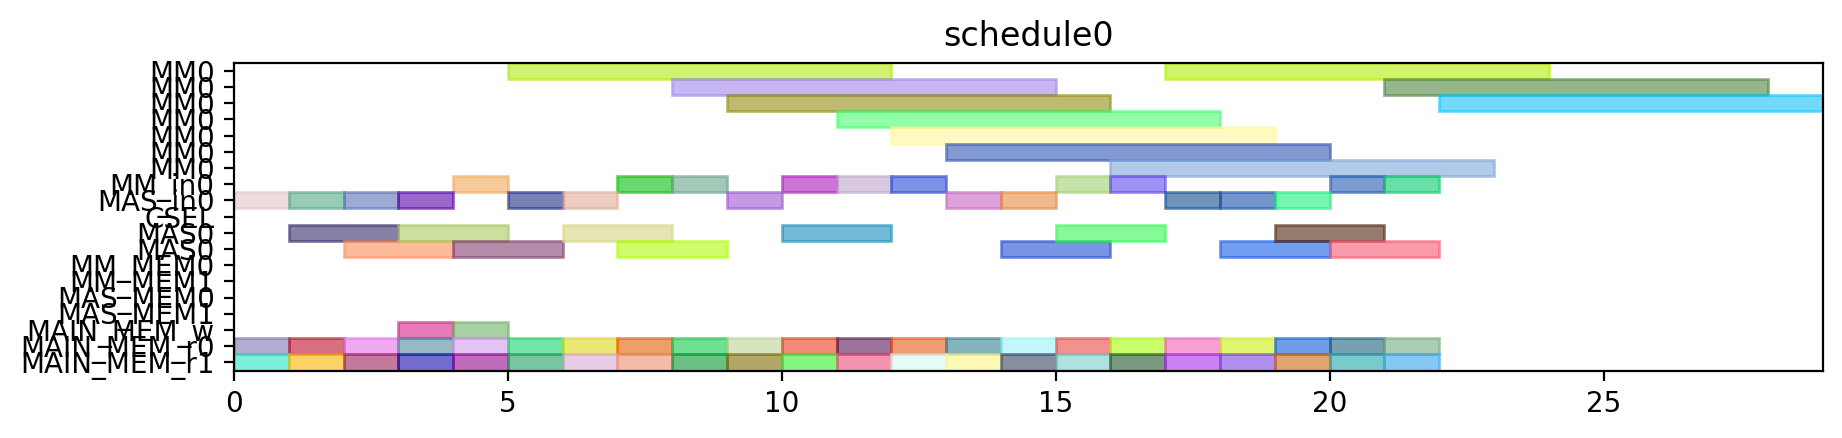

Write the Python code that produced this figure.
from pyschedule import Scenario, solvers, plotters, alt


def solve():
	horizon = 120
	S = Scenario("schedule0", horizon=horizon)

	# resource
	MM = S.Resources('MM', num=1, size=7)
	MM_in = S.Resources('MM_in', num=1)
	MAS_in = S.Resources('MAS_in', num=1)
	CSEL = S.Resource('CSEL')
	MAS = S.Resources('MAS', num=1, size=2, periods=range(1, horizon))
	MM_MEM = S.Resources('MM_MEM', num=2)
	MAS_MEM = S.Resources('MAS_MEM', num=2)
	MAIN_MEM_w = S.Resource('MAIN_MEM_w', size=1)
	MAIN_MEM_r = S.Resources('MAIN_MEM_r', num=2)

	# result of previous scheduling

	# new tasks
	c10_t0 = S.Task('c10_t0', length=7, delay_cost=1)
	c10_t0 += alt(MM)
	c10_t0_in = S.Task('c10_t0_in', length=1, delay_cost=1)
	c10_t0_in += alt(MM_in)
	S += c10_t0_in*MM_in[0]<=c10_t0*MM[0]
	c10_t0_mem0 = S.Task('c10_t0_mem0', length=1, delay_cost=1)
	c10_t0_mem0 += MAIN_MEM_r[0]
	S += c10_t0_mem0 <= c10_t0

	c10_t0_mem1 = S.Task('c10_t0_mem1', length=1, delay_cost=1)
	c10_t0_mem1 += MAIN_MEM_r[1]
	S += c10_t0_mem1 <= c10_t0

	c10_t1 = S.Task('c10_t1', length=7, delay_cost=1)
	c10_t1 += alt(MM)
	c10_t1_in = S.Task('c10_t1_in', length=1, delay_cost=1)
	c10_t1_in += alt(MM_in)
	S += c10_t1_in*MM_in[0]<=c10_t1*MM[0]
	c10_t1_mem0 = S.Task('c10_t1_mem0', length=1, delay_cost=1)
	c10_t1_mem0 += MAIN_MEM_r[0]
	S += c10_t1_mem0 <= c10_t1

	c10_t1_mem1 = S.Task('c10_t1_mem1', length=1, delay_cost=1)
	c10_t1_mem1 += MAIN_MEM_r[1]
	S += c10_t1_mem1 <= c10_t1

	c10_t2 = S.Task('c10_t2', length=2, delay_cost=1)
	c10_t2 += alt(MAS)
	c10_t2_in = S.Task('c10_t2_in', length=1, delay_cost=1)
	c10_t2_in += alt(MAS_in)
	S += c10_t2_in*MAS_in[0]<=c10_t2*MAS[0]

	c10_t2_mem0 = S.Task('c10_t2_mem0', length=1, delay_cost=1)
	c10_t2_mem0 += MAIN_MEM_r[0]
	S += c10_t2_mem0 <= c10_t2

	c10_t2_mem1 = S.Task('c10_t2_mem1', length=1, delay_cost=1)
	c10_t2_mem1 += MAIN_MEM_r[1]
	S += c10_t2_mem1 <= c10_t2

	c10_t3 = S.Task('c10_t3', length=2, delay_cost=1)
	c10_t3 += alt(MAS)
	c10_t3_in = S.Task('c10_t3_in', length=1, delay_cost=1)
	c10_t3_in += alt(MAS_in)
	S += c10_t3_in*MAS_in[0]<=c10_t3*MAS[0]

	c10_t3_mem0 = S.Task('c10_t3_mem0', length=1, delay_cost=1)
	c10_t3_mem0 += MAIN_MEM_r[0]
	S += c10_t3_mem0 <= c10_t3

	c10_t3_mem1 = S.Task('c10_t3_mem1', length=1, delay_cost=1)
	c10_t3_mem1 += MAIN_MEM_r[1]
	S += c10_t3_mem1 <= c10_t3

	c20_t0 = S.Task('c20_t0', length=7, delay_cost=1)
	c20_t0 += alt(MM)
	c20_t0_in = S.Task('c20_t0_in', length=1, delay_cost=1)
	c20_t0_in += alt(MM_in)
	S += c20_t0_in*MM_in[0]<=c20_t0*MM[0]
	c20_t0_mem0 = S.Task('c20_t0_mem0', length=1, delay_cost=1)
	c20_t0_mem0 += MAIN_MEM_r[0]
	S += c20_t0_mem0 <= c20_t0

	c20_t0_mem1 = S.Task('c20_t0_mem1', length=1, delay_cost=1)
	c20_t0_mem1 += MAIN_MEM_r[1]
	S += c20_t0_mem1 <= c20_t0

	c20_t1 = S.Task('c20_t1', length=7, delay_cost=1)
	c20_t1 += alt(MM)
	c20_t1_in = S.Task('c20_t1_in', length=1, delay_cost=1)
	c20_t1_in += alt(MM_in)
	S += c20_t1_in*MM_in[0]<=c20_t1*MM[0]
	c20_t1_mem0 = S.Task('c20_t1_mem0', length=1, delay_cost=1)
	c20_t1_mem0 += MAIN_MEM_r[0]
	S += c20_t1_mem0 <= c20_t1

	c20_t1_mem1 = S.Task('c20_t1_mem1', length=1, delay_cost=1)
	c20_t1_mem1 += MAIN_MEM_r[1]
	S += c20_t1_mem1 <= c20_t1

	c20_t2 = S.Task('c20_t2', length=2, delay_cost=1)
	c20_t2 += alt(MAS)
	c20_t2_in = S.Task('c20_t2_in', length=1, delay_cost=1)
	c20_t2_in += alt(MAS_in)
	S += c20_t2_in*MAS_in[0]<=c20_t2*MAS[0]

	c20_t2_mem0 = S.Task('c20_t2_mem0', length=1, delay_cost=1)
	c20_t2_mem0 += MAIN_MEM_r[0]
	S += c20_t2_mem0 <= c20_t2

	c20_t2_mem1 = S.Task('c20_t2_mem1', length=1, delay_cost=1)
	c20_t2_mem1 += MAIN_MEM_r[1]
	S += c20_t2_mem1 <= c20_t2

	c20_t3 = S.Task('c20_t3', length=2, delay_cost=1)
	c20_t3 += alt(MAS)
	c20_t3_in = S.Task('c20_t3_in', length=1, delay_cost=1)
	c20_t3_in += alt(MAS_in)
	S += c20_t3_in*MAS_in[0]<=c20_t3*MAS[0]

	c20_t3_mem0 = S.Task('c20_t3_mem0', length=1, delay_cost=1)
	c20_t3_mem0 += MAIN_MEM_r[0]
	S += c20_t3_mem0 <= c20_t3

	c20_t3_mem1 = S.Task('c20_t3_mem1', length=1, delay_cost=1)
	c20_t3_mem1 += MAIN_MEM_r[1]
	S += c20_t3_mem1 <= c20_t3

	c01_t0 = S.Task('c01_t0', length=7, delay_cost=1)
	c01_t0 += alt(MM)
	c01_t0_in = S.Task('c01_t0_in', length=1, delay_cost=1)
	c01_t0_in += alt(MM_in)
	S += c01_t0_in*MM_in[0]<=c01_t0*MM[0]
	c01_t0_mem0 = S.Task('c01_t0_mem0', length=1, delay_cost=1)
	c01_t0_mem0 += MAIN_MEM_r[0]
	S += c01_t0_mem0 <= c01_t0

	c01_t0_mem1 = S.Task('c01_t0_mem1', length=1, delay_cost=1)
	c01_t0_mem1 += MAIN_MEM_r[1]
	S += c01_t0_mem1 <= c01_t0

	c01_t1 = S.Task('c01_t1', length=7, delay_cost=1)
	c01_t1 += alt(MM)
	c01_t1_in = S.Task('c01_t1_in', length=1, delay_cost=1)
	c01_t1_in += alt(MM_in)
	S += c01_t1_in*MM_in[0]<=c01_t1*MM[0]
	c01_t1_mem0 = S.Task('c01_t1_mem0', length=1, delay_cost=1)
	c01_t1_mem0 += MAIN_MEM_r[0]
	S += c01_t1_mem0 <= c01_t1

	c01_t1_mem1 = S.Task('c01_t1_mem1', length=1, delay_cost=1)
	c01_t1_mem1 += MAIN_MEM_r[1]
	S += c01_t1_mem1 <= c01_t1

	c01_t2 = S.Task('c01_t2', length=2, delay_cost=1)
	c01_t2 += alt(MAS)
	c01_t2_in = S.Task('c01_t2_in', length=1, delay_cost=1)
	c01_t2_in += alt(MAS_in)
	S += c01_t2_in*MAS_in[0]<=c01_t2*MAS[0]

	c01_t2_mem0 = S.Task('c01_t2_mem0', length=1, delay_cost=1)
	c01_t2_mem0 += MAIN_MEM_r[0]
	S += c01_t2_mem0 <= c01_t2

	c01_t2_mem1 = S.Task('c01_t2_mem1', length=1, delay_cost=1)
	c01_t2_mem1 += MAIN_MEM_r[1]
	S += c01_t2_mem1 <= c01_t2

	c01_t3 = S.Task('c01_t3', length=2, delay_cost=1)
	c01_t3 += alt(MAS)
	c01_t3_in = S.Task('c01_t3_in', length=1, delay_cost=1)
	c01_t3_in += alt(MAS_in)
	S += c01_t3_in*MAS_in[0]<=c01_t3*MAS[0]

	c01_t3_mem0 = S.Task('c01_t3_mem0', length=1, delay_cost=1)
	c01_t3_mem0 += MAIN_MEM_r[0]
	S += c01_t3_mem0 <= c01_t3

	c01_t3_mem1 = S.Task('c01_t3_mem1', length=1, delay_cost=1)
	c01_t3_mem1 += MAIN_MEM_r[1]
	S += c01_t3_mem1 <= c01_t3

	c11_t0 = S.Task('c11_t0', length=7, delay_cost=1)
	c11_t0 += alt(MM)
	c11_t0_in = S.Task('c11_t0_in', length=1, delay_cost=1)
	c11_t0_in += alt(MM_in)
	S += c11_t0_in*MM_in[0]<=c11_t0*MM[0]
	c11_t0_mem0 = S.Task('c11_t0_mem0', length=1, delay_cost=1)
	c11_t0_mem0 += MAIN_MEM_r[0]
	S += c11_t0_mem0 <= c11_t0

	c11_t0_mem1 = S.Task('c11_t0_mem1', length=1, delay_cost=1)
	c11_t0_mem1 += MAIN_MEM_r[1]
	S += c11_t0_mem1 <= c11_t0

	c11_t1 = S.Task('c11_t1', length=7, delay_cost=1)
	c11_t1 += alt(MM)
	c11_t1_in = S.Task('c11_t1_in', length=1, delay_cost=1)
	c11_t1_in += alt(MM_in)
	S += c11_t1_in*MM_in[0]<=c11_t1*MM[0]
	c11_t1_mem0 = S.Task('c11_t1_mem0', length=1, delay_cost=1)
	c11_t1_mem0 += MAIN_MEM_r[0]
	S += c11_t1_mem0 <= c11_t1

	c11_t1_mem1 = S.Task('c11_t1_mem1', length=1, delay_cost=1)
	c11_t1_mem1 += MAIN_MEM_r[1]
	S += c11_t1_mem1 <= c11_t1

	c11_t2 = S.Task('c11_t2', length=2, delay_cost=1)
	c11_t2 += alt(MAS)
	c11_t2_in = S.Task('c11_t2_in', length=1, delay_cost=1)
	c11_t2_in += alt(MAS_in)
	S += c11_t2_in*MAS_in[0]<=c11_t2*MAS[0]

	c11_t2_mem0 = S.Task('c11_t2_mem0', length=1, delay_cost=1)
	c11_t2_mem0 += MAIN_MEM_r[0]
	S += c11_t2_mem0 <= c11_t2

	c11_t2_mem1 = S.Task('c11_t2_mem1', length=1, delay_cost=1)
	c11_t2_mem1 += MAIN_MEM_r[1]
	S += c11_t2_mem1 <= c11_t2

	c11_t3 = S.Task('c11_t3', length=2, delay_cost=1)
	c11_t3 += alt(MAS)
	c11_t3_in = S.Task('c11_t3_in', length=1, delay_cost=1)
	c11_t3_in += alt(MAS_in)
	S += c11_t3_in*MAS_in[0]<=c11_t3*MAS[0]

	c11_t3_mem0 = S.Task('c11_t3_mem0', length=1, delay_cost=1)
	c11_t3_mem0 += MAIN_MEM_r[0]
	S += c11_t3_mem0 <= c11_t3

	c11_t3_mem1 = S.Task('c11_t3_mem1', length=1, delay_cost=1)
	c11_t3_mem1 += MAIN_MEM_r[1]
	S += c11_t3_mem1 <= c11_t3

	c21_t0 = S.Task('c21_t0', length=7, delay_cost=1)
	c21_t0 += alt(MM)
	c21_t0_in = S.Task('c21_t0_in', length=1, delay_cost=1)
	c21_t0_in += alt(MM_in)
	S += c21_t0_in*MM_in[0]<=c21_t0*MM[0]
	c21_t0_mem0 = S.Task('c21_t0_mem0', length=1, delay_cost=1)
	c21_t0_mem0 += MAIN_MEM_r[0]
	S += c21_t0_mem0 <= c21_t0

	c21_t0_mem1 = S.Task('c21_t0_mem1', length=1, delay_cost=1)
	c21_t0_mem1 += MAIN_MEM_r[1]
	S += c21_t0_mem1 <= c21_t0

	c21_t1 = S.Task('c21_t1', length=7, delay_cost=1)
	c21_t1 += alt(MM)
	c21_t1_in = S.Task('c21_t1_in', length=1, delay_cost=1)
	c21_t1_in += alt(MM_in)
	S += c21_t1_in*MM_in[0]<=c21_t1*MM[0]
	c21_t1_mem0 = S.Task('c21_t1_mem0', length=1, delay_cost=1)
	c21_t1_mem0 += MAIN_MEM_r[0]
	S += c21_t1_mem0 <= c21_t1

	c21_t1_mem1 = S.Task('c21_t1_mem1', length=1, delay_cost=1)
	c21_t1_mem1 += MAIN_MEM_r[1]
	S += c21_t1_mem1 <= c21_t1

	c21_t2 = S.Task('c21_t2', length=2, delay_cost=1)
	c21_t2 += alt(MAS)
	c21_t2_in = S.Task('c21_t2_in', length=1, delay_cost=1)
	c21_t2_in += alt(MAS_in)
	S += c21_t2_in*MAS_in[0]<=c21_t2*MAS[0]

	c21_t2_mem0 = S.Task('c21_t2_mem0', length=1, delay_cost=1)
	c21_t2_mem0 += MAIN_MEM_r[0]
	S += c21_t2_mem0 <= c21_t2

	c21_t2_mem1 = S.Task('c21_t2_mem1', length=1, delay_cost=1)
	c21_t2_mem1 += MAIN_MEM_r[1]
	S += c21_t2_mem1 <= c21_t2

	c21_t3 = S.Task('c21_t3', length=2, delay_cost=1)
	c21_t3 += alt(MAS)
	c21_t3_in = S.Task('c21_t3_in', length=1, delay_cost=1)
	c21_t3_in += alt(MAS_in)
	S += c21_t3_in*MAS_in[0]<=c21_t3*MAS[0]

	c21_t3_mem0 = S.Task('c21_t3_mem0', length=1, delay_cost=1)
	c21_t3_mem0 += MAIN_MEM_r[0]
	S += c21_t3_mem0 <= c21_t3

	c21_t3_mem1 = S.Task('c21_t3_mem1', length=1, delay_cost=1)
	c21_t3_mem1 += MAIN_MEM_r[1]
	S += c21_t3_mem1 <= c21_t3

	c000 = S.Task('c000', length=2, delay_cost=1)
	c000 += alt(MAS)
	c000_in = S.Task('c000_in', length=1, delay_cost=1)
	c000_in += alt(MAS_in)
	S += c000_in*MAS_in[0]<=c000*MAS[0]

	S += 0<c000

	c000_w = S.Task('c000_w', length=1, delay_cost=1)
	c000_w += alt(MAIN_MEM_w)
	S += c000 <= c000_w

	c000_mem0 = S.Task('c000_mem0', length=1, delay_cost=1)
	c000_mem0 += MAIN_MEM_r[0]
	S += c000_mem0 <= c000

	c000_mem1 = S.Task('c000_mem1', length=1, delay_cost=1)
	c000_mem1 += MAIN_MEM_r[1]
	S += c000_mem1 <= c000

	c001 = S.Task('c001', length=2, delay_cost=1)
	c001 += alt(MAS)
	c001_in = S.Task('c001_in', length=1, delay_cost=1)
	c001_in += alt(MAS_in)
	S += c001_in*MAS_in[0]<=c001*MAS[0]

	S += 0<c001

	c001_w = S.Task('c001_w', length=1, delay_cost=1)
	c001_w += alt(MAIN_MEM_w)
	S += c001 <= c001_w

	c001_mem0 = S.Task('c001_mem0', length=1, delay_cost=1)
	c001_mem0 += MAIN_MEM_r[0]
	S += c001_mem0 <= c001

	c001_mem1 = S.Task('c001_mem1', length=1, delay_cost=1)
	c001_mem1 += MAIN_MEM_r[1]
	S += c001_mem1 <= c001

	solvers.mip.solve(S,msg=1,kind='CPLEX',ratio_gap=1.01)

	solution = [['hoge']*len(S.solution()[1]) for i in range(len(S.solution()))]
	for i in range(len(S.solution())):
		for j in range(len(S.solution()[i])):
			solution[i][j]=str(S.solution()[i][j])
	print(solution)

	cycles = int(solution[-1][3])

	pic_file_name = "/mnt/rose/usr1/fukuda/ABE/multiRAM_multiMAS_16mux/scheduling_result/stage7MM1_stage2MAS1/FROB/schedule0.png"
	if(S.solution() != []):
		plotters.matplotlib.plot(S,img_filename=pic_file_name, show_task_labels=False, fig_size=(cycles*0.25+3, 2))

	return solution
